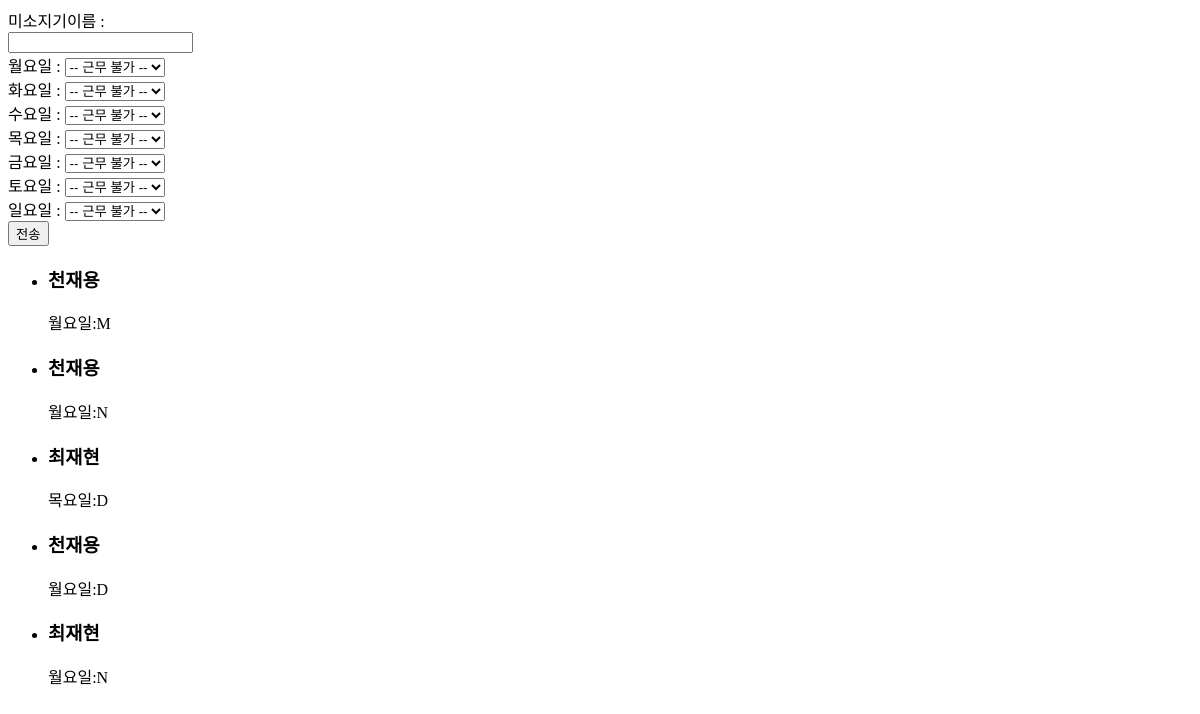
The page /home/possibles/ on the database as committed earlier.
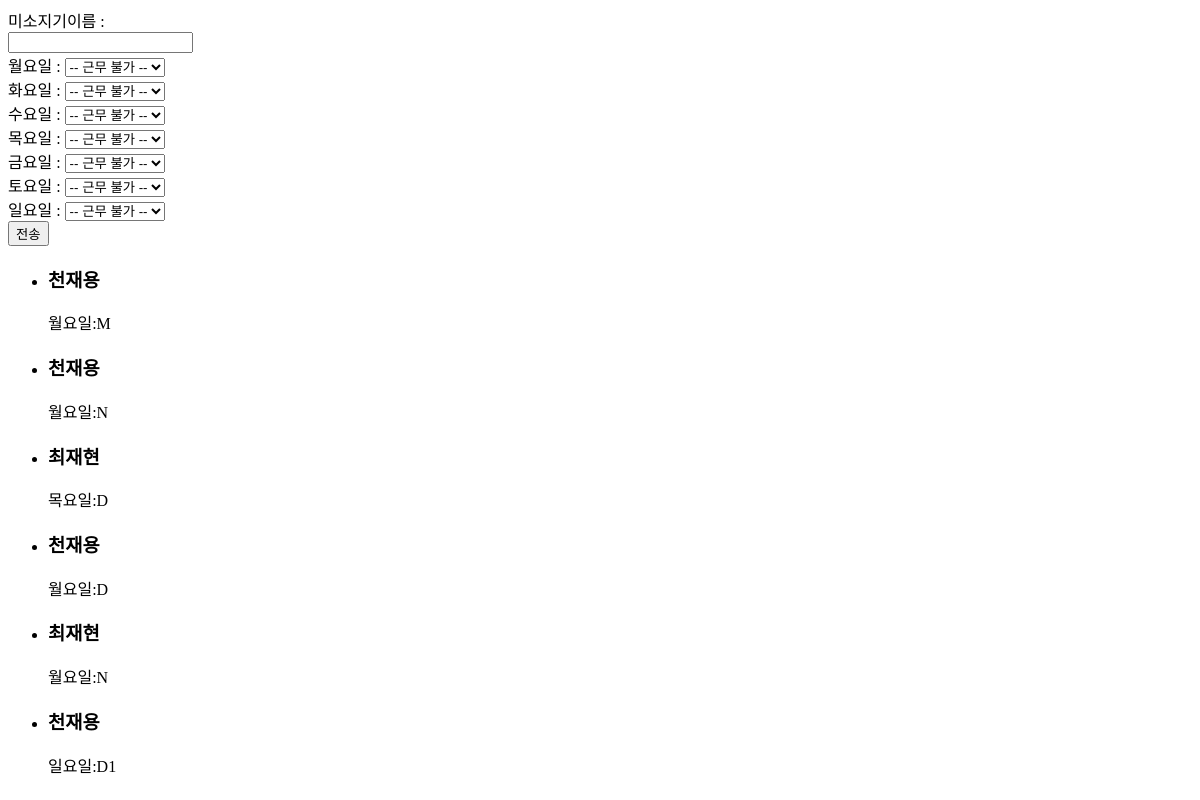
The same page on the database as committed later.
### miso/models.py (models this page shows, shortened)
class Possible_schedule(models.Model):
    staff_id = models.ForeignKey(Staff, on_delete= models.CASCADE)
    day_id = models.ForeignKey(Day, on_delete= models.CASCADE)
    class Meta:
        unique_together = ('staff_id', 'day_id')

class Staff (models.Model):
    name = models.CharField(max_length=45)
    phone = models.CharField(max_length=20)
    score = models.FloatField(null=True)
    possible_N_days = models.IntegerField(null=True)
    def __str__(self):
        return str(self.name)

class Day (models.Model):
    day_opt = (
        ('월요일', '월요일'),
        ('화요일', '화요일'),
        ('수요일', '수요일'),
        ('목요일', '목요일'),
        ('금요일', '금요일'),
        ('토요일', '토요일'),
        ('일요일', '일요일'),
    )
    time_opt = (
        ('D', '오픈'),
        ('D1', '준오픈'),
        ('M', '미들'),
        ('M1', '늦미들'),
        ('N', '마감'),
    )
    day = models.CharField(max_length=10, choices=day_opt)
    time = models.CharField(max_length=5,choices=time_opt)
    class Meta:
        unique_together = ('day', 'time')
    def __str__(self):
        return str(self.day) + ':' + str(self.time)

### miso/views.py (the view)
def temppossible(request):
    dayList = ['월요일', '화요일', '수요일', '목요일','금요일','토요일','일요일']
    print(request.POST.get('id'))
    if request.method == 'POST':
        staff_name=request.POST.get('name') # 천재용으로 받아옴 웹에서
        query_result = Staff.objects.get(name=staff_name) # 이름으로 staff 를 필터링
        print(query_result.id)
        print(type(query_result))
        for day in dayList:
            dayTime = request.POST.get(day)
            print("==========dayTIme===============" + dayTime)
            print(type(dayTime))
            if(dayTime == '0'):
                continue
            dayInstance = Day.objects.filter(day=day).get(time=dayTime)
            print(dayInstance)
            new_instance = Possible_schedule(staff_id=query_result, day_id=dayInstance)
            new_instance.save()
        return redirect('../')
    elif request.method =='GET':
        possibleAll = Possible_schedule.objects.all()
        context = {'possibleAll': possibleAll}
    return render(request, 'plan/main.html', context)

### template/plan/main.html (shortened to what this page needs)
<!DOCTYPE html>
<html lang="en">
<head>
</head>
<body>
<form id="frm" method="post">
    <div>미소지기이름 : <br/><input type="text" name="name" value=""></div>
    <div>월요일 : <select name="월요일">
        <option value=0 selected>-- 근무 불가 --</option>
    </select></div>
    <div>화요일 : <select name="화요일">
        <option value=0 selected>-- 근무 불가 --</option>
    </select></div>
    <div>수요일 : <select name="수요일">
        <option value=0 selected>-- 근무 불가 --</option>
    </select></div>
    <div>목요일 : <select name="목요일">
        <option value=0 selected>-- 근무 불가 --</option>
    </select></div>
    <div>금요일 : <select name="금요일">
        <option value=0 selected>-- 근무 불가 --</option>
    </select></div>
    <div>토요일 : <select name="토요일">
        <option value=0 selected>-- 근무 불가 --</option>
    </select></div>
    <div>일요일 : <select name="일요일">
        <option value=0 selected>-- 근무 불가 --</option>
    </select></div>
    <div><input type="submit" id="btn" value="전송"></div>
</form>
<ul>
{% for possible in possibleAll %}
    <li>
        <h3>{{possible.staff_id}}</h3>
        <span>{{possible.day_id}}</span>
    </li>
{% endfor %}
</ul>
</body>
</html>

Rows that differ between the two databases and show on the page:
added Possible_schedule: staff_id "천재용", day_id "일요일:D1"
